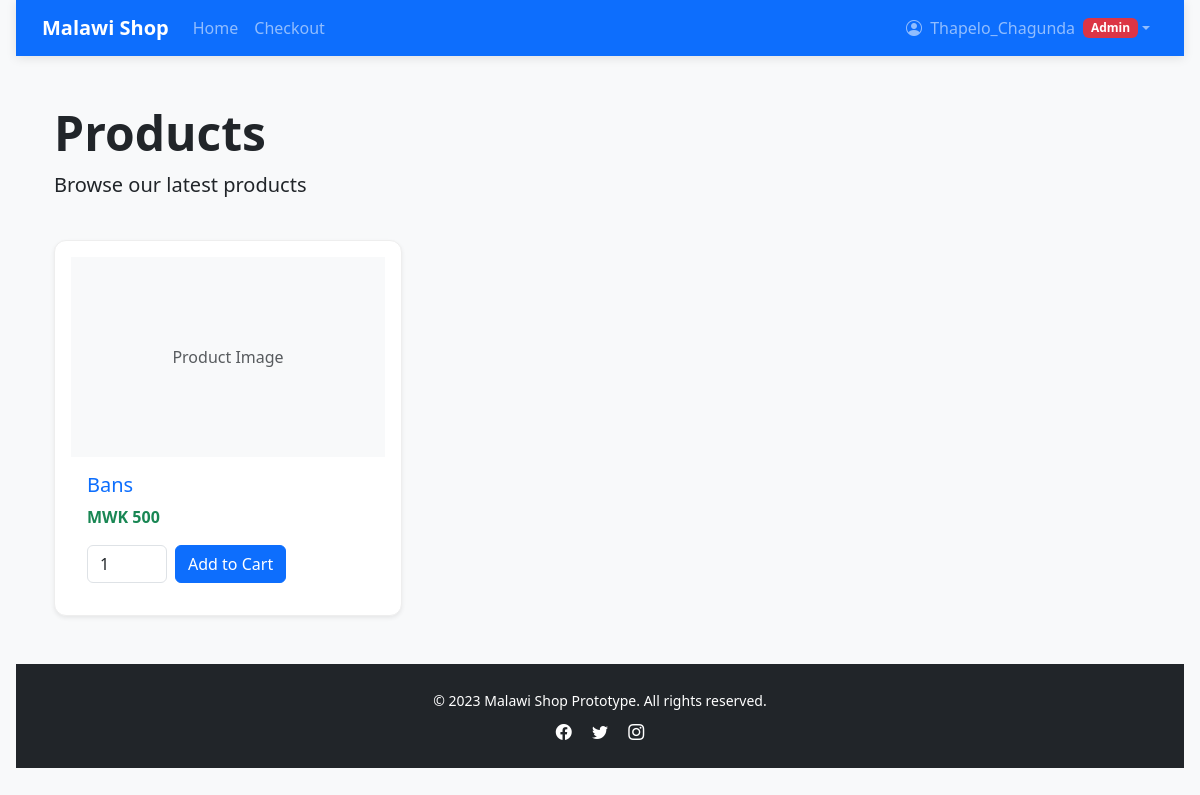
Page / (signed in) on the committed database.
### shop/models.py (models this page shows, shortened)
class User(AbstractUser):
    CUSTOMER, VENDOR, ADMIN = 'customer', 'vendor', 'admin'
    ROLE_CHOICES = [(CUSTOMER,'Customer'),(VENDOR,'Vendor'),(ADMIN,'Admin')]
    role = models.CharField(max_length=20, choices=ROLE_CHOICES, default=CUSTOMER)
    phone_number = models.CharField(max_length=20, blank=True)
    address = models.TextField(blank=True)
    vendor_approved = models.BooleanField(default=False)

class Product(models.Model):
    vendor = models.ForeignKey(User, on_delete=models.PROTECT)
    name = models.CharField(max_length=160)
    slug = models.SlugField(unique=True)
    description = models.TextField(blank=True)
    price_mwk = models.PositiveIntegerField()
    stock_quantity = models.PositiveIntegerField(default=0)
    category = models.CharField(max_length=80)
    created_at = models.DateTimeField(auto_now_add=True)
    updated_at = models.DateTimeField(auto_now=True)

### shop/views.py (the view)
# urls.py: 2. Add a URL to urlpatterns:  path('', views.home, name='home')
def home(request):
    qs = Product.objects.order_by('-id')
    paginator = Paginator(qs, 12)
    page = request.GET.get('page')
    return render(request, 'home.html', {'page_obj': paginator.get_page(page)})

### templates/home.html (shortened to what this page needs)
{% extends 'base.html' %}
{% block content %}
<div class="container">
  <div class="row mb-4">
    <div class="col">
      <h1 class="display-5 fw-bold">Products</h1>
      <p class="lead">Browse our latest products</p>
    </div>
  </div>
  {% if page_obj %}
  <div class="row row-cols-1 row-cols-md-2 row-cols-lg-3 g-4">
    {% for p in page_obj %}
    <div class="col">
      <div class="card h-100 shadow-sm">
        {% if p.images.first %}
        <div style="height: 200px; overflow: hidden; display: flex; align-items: center; justify-content: center;">
          <img src="{{ p.images.first.image.url }}" alt="{{ p.name }}" class="img-fluid"
            style="max-height: 100%; width: auto;">
        </div>
        {% else %}
        <div class="bg-light" style="height: 200px; display: flex; align-items: center; justify-content: center;">
          <span class="text-muted">Product Image</span>
        </div>
        {% endif %}
        <div class="card-body">
          <h5 class="card-title"><a href="{% url 'product_detail' p.slug %}" class="text-decoration-none">
            {{ p.name }}
          </a></h5>
          <p class="card-text text-success fw-bold">MWK {{ p.price_mwk }}</p>
          <form method="post" action="{% url 'add_to_cart' %}" class="d-flex align-items-center">
            <input type="number" name="qty" value="1" min="1" class="form-control me-2" style="width: 80px;">
            <button class="btn btn-primary">Add to Cart</button>
          </form>
        </div>
      </div>
    </div>
    {% endfor %}
  </div>
  {% else %}
  <div class="alert alert-info">No products available at the moment. Please check back later.</div>
  {% endif %}
</div>
{% endblock %}

### templates/base.html (shortened to what this page needs)
<!doctype html>
<html lang="en">
<head>
  <link href="https://cdn.jsdelivr.net/npm/bootstrap@5.3.0/dist/css/bootstrap.min.css" rel="stylesheet">
  <link rel="stylesheet" href="https://cdn.jsdelivr.net/npm/bootstrap-icons@1.10.0/font/bootstrap-icons.css">
  <link rel="stylesheet" href="/static/css/site.css">
</head>
<body>
  <nav class="navbar navbar-expand-lg navbar-dark bg-primary sticky-top">
    <div class="container">
      <a class="navbar-brand fw-bold" href="/">Malawi Shop</a>
      <div class="collapse navbar-collapse" id="navbarNav">
        <ul class="navbar-nav me-auto">
          <li class="nav-item">
            <a class="nav-link" href="/">Home</a>
          </li>
          <li class="nav-item">
            <a class="nav-link" href="/checkout/">Checkout</a>
          </li>
        </ul>
        <ul class="navbar-nav">
          {% if user.is_authenticated %}
          <li class="nav-item dropdown">
            <a class="nav-link dropdown-toggle d-flex align-items-center" href="#" role="button"
              data-bs-toggle="dropdown">
              <span class="me-2">
                <i class="bi bi-person-circle me-1"></i>
                {{ user.username }}
              </span>
              <span class="badge
                {% if user.role == 'vendor' %}bg-purple
                {% elif user.is_staff %}bg-danger
                {% else %}bg-success
                {% endif %}">
                {% if user.role == 'vendor' %}Vendor
                {% elif user.is_staff %}Admin
                {% else %}Customer
                {% endif %}
              </span>
            </a>
          </li>
          {% endif %}
        </ul>
      </div>
    </div>
  </nav>
  <main class="container my-5">
    {% block content %}{% endblock %}
  </main>
  <footer class="footer mt-auto">
    <div class="container text-center">
      <small>&copy; 2023 Malawi Shop Prototype. All rights reserved.</small>
      <div class="mt-2">
        <a href="#" class="text-white me-3"><i class="bi bi-facebook"></i></a>
        <a href="#" class="text-white me-3"><i class="bi bi-twitter"></i></a>
        <a href="#" class="text-white"><i class="bi bi-instagram"></i></a>
      </div>
    </div>
  </footer>
</body>
</html>

### static/css/site.css (style rules this page uses)
body { font-family: system-ui, Arial, sans-serif; margin:0; padding:0 1rem; }
.card { border:1px solid #eee; padding:1rem; border-radius:8px }
button { padding:0.5rem 1rem }

### templates/base.html (style rules this page uses)
:root { --primary: #0d6efd; --secondary: #6c757d; --success: #198754; --light: #f8f9fa; --dark: #212529; }
body { background-color: #f8f9fa; padding-bottom: 3rem; }
.navbar { box-shadow: 0 2px 10px rgba(0, 0, 0, 0.1); }
.card { transition: transform 0.3s, box-shadow 0.3s; border-radius: 0.75rem; overflow: hidden; }
.footer { background-color: var(--dark); color: white; padding: 1.5rem 0; margin-top: 3rem; }

### rows in the picture
User: username "Thapelo_Chagunda"
Product: shows "Product Image", name "Bans", price_mwk "500"
